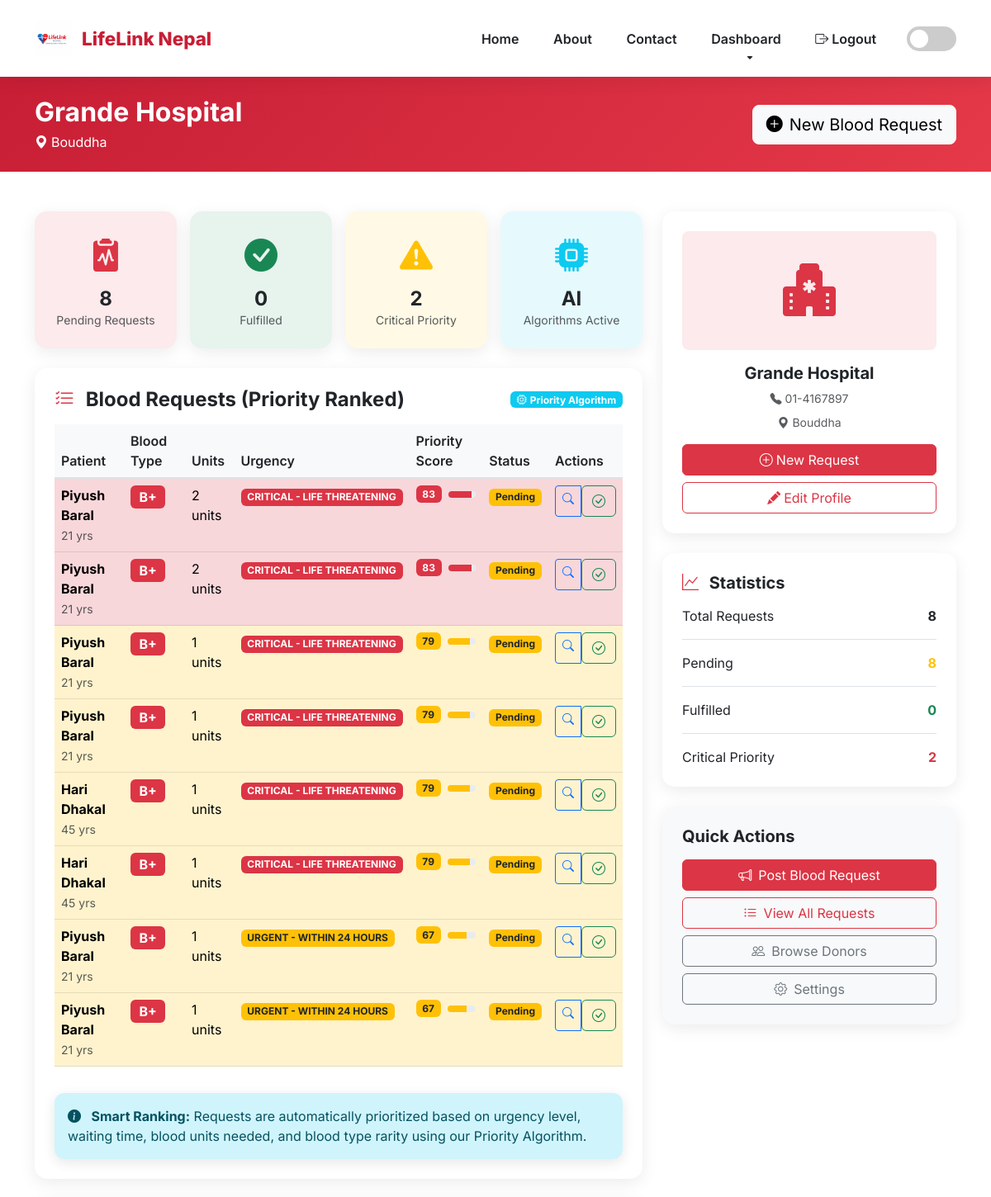
The page /hospitals/dashboard/ (signed in, upper part) on the database as committed earlier.
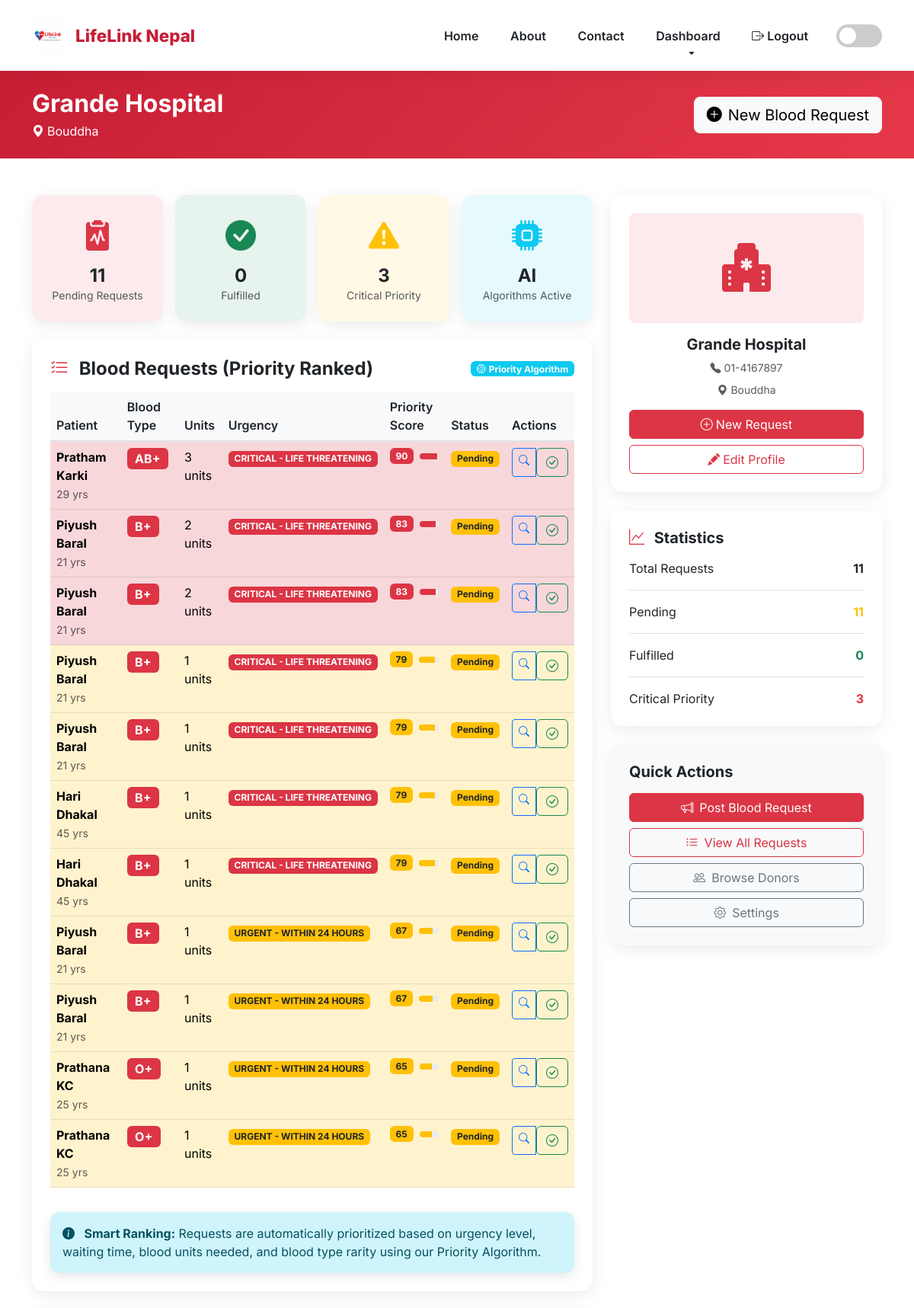
The same page on the database as committed later.
### hospitals/models.py (models this page shows, shortened)
class BloodRequest(models.Model):
    URGENCY_CHOICES = [
        ('critical', 'Critical - Life Threatening'),
        ('urgent', 'Urgent - Within 24 Hours'),
        ('normal', 'Normal - Within 48 Hours'),
    ]
    STATUS_CHOICES = [
        ('pending', 'Pending'),
        ('fulfilled', 'Fulfilled'),
        ('cancelled', 'Cancelled'),
    ]
    BLOOD_TYPE_CHOICES = [
        ('A+', 'A+'), ('A-', 'A-'),
        ('B+', 'B+'), ('B-', 'B-'),
        ('O+', 'O+'), ('O-', 'O-'),
        ('AB+', 'AB+'), ('AB-', 'AB-'),
    ]
    hospital = models.ForeignKey(HospitalProfile, on_delete=models.CASCADE, related_name='blood_requests')
    blood_type = models.CharField(max_length=3, choices=BLOOD_TYPE_CHOICES)
    units_needed = models.IntegerField(default=1)
    urgency_level = models.CharField(max_length=10, choices=URGENCY_CHOICES, default='normal')
    patient_name = models.CharField(max_length=200)
    patient_age = models.IntegerField(null=True, blank=True)
    condition = models.TextField(blank=True, help_text="Patient's medical condition")
    notes = models.TextField(blank=True)
    status = models.CharField(max_length=10, choices=STATUS_CHOICES, default='pending')
    created_at = models.DateTimeField(auto_now_add=True)
    updated_at = models.DateTimeField(auto_now=True)
    required_by = models.DateTimeField(null=True, blank=True)
    class Meta:
        ordering = ['-created_at']
        verbose_name = 'Blood Request'
        verbose_name_plural = 'Blood Requests'

### hospitals/views.py (the view)
# urls.py: path('dashboard/', views.hospital_dashboard, name='hospital_dashboard'),
@role_required('hospital')
def hospital_dashboard(request):
    hospital_profile = request.user.hospitalprofile
    blood_requests = BloodRequest.objects.filter(
        hospital=hospital_profile
    ).order_by('-created_at')
    ranked_requests = run_priority_algorithm(blood_requests)
    context = {
        'hospital': hospital_profile,
        'ranked_requests': ranked_requests,
        'total_requests': blood_requests.count(),
        'pending_count': blood_requests.filter(status='pending').count(),
        'fulfilled_count': blood_requests.filter(status='fulfilled').count(),
        'critical_count': len([r for r in ranked_requests if r['priority_level'] == 'critical']),
    }
    return render(request, 'hospitals/hospital_dashboard.html', context)

### algorithms/priority.py (called while the page is built)
def calculate_urgency_score(urgency_level):
    urgency_mapping = {
        'critical': 100,
        'urgent': 70,
        'normal': 40,
    }
    return urgency_mapping.get(urgency_level, 40)

def calculate_time_score(created_at):
    now = timezone.now()  # This is timezone-aware
    if timezone.is_naive(created_at):
        created_at = timezone.make_aware(created_at)
    time_waiting = now - created_at
    hours_waiting = time_waiting.total_seconds() / 3600
    if hours_waiting >= 24:
        return 100
    elif hours_waiting >= 12:
        return 80
    elif hours_waiting >= 6:
        return 60
    elif hours_waiting >= 3:
        return 40
    elif hours_waiting >= 1:
        return 20
    else:
        return 0

def calculate_units_score(units_needed):
    if units_needed >= 5:
        return 100
    elif units_needed >= 4:
        return 80
    elif units_needed >= 3:
        return 60
    elif units_needed >= 2:
        return 40
    else:
        return 20

### templates/hospitals/hospital_dashboard.html (shortened to what the changed rows need)
{% extends 'base.html' %}
{% load static %}
{% block content %}
<section class="py-4" style="background: linear-gradient(135deg, #c71e35 0%, #e53949 100%);">
    <div class="container">
        <div class="d-flex justify-content-between align-items-center text-white flex-wrap">
            <div class="mb-3 mb-md-0">
                <h2 class="fw-bold mb-1">{{ hospital.hospital_name }}</h2>
            </div>
        </div>
    </div>
</section>
<section class="py-5">
    <div class="container">
        <div class="row">
            <div class="col-lg-8">
                <div class="row g-3 mb-4">
                    <div class="col-md-3 col-6">
                        <div class="info-card text-center bg-danger bg-opacity-10 fade-in-up">
                            <i class="bi bi-clipboard2-pulse-fill text-danger fs-1"></i>
                            <h4 class="fw-bold mt-2 mb-0">{{ pending_count|default:0 }}</h4>
                            <p class="text-muted small mb-0">Pending Requests</p>
                        </div>
                    </div>
                    <div class="col-md-3 col-6">
                        <div class="info-card text-center bg-warning bg-opacity-10 fade-in-up" style="animation-delay: 0.2s;">
                            <i class="bi bi-exclamation-triangle-fill text-warning fs-1"></i>
                            <h4 class="fw-bold mt-2 mb-0">{{ critical_count|default:0 }}</h4>
                            <p class="text-muted small mb-0">Critical Priority</p>
                        </div>
                    </div>
                </div>
                <div class="info-card mb-4 fade-in-up">
                    {% if ranked_requests %}
                        <div class="table-responsive">
                            <table class="table table-hover">
                                <thead>
                                    <tr>
                                        <th>Patient</th>
                                        <th>Blood Type</th>
                                        <th class="d-none d-sm-table-cell">Units</th>
                                        <th>Urgency</th>
                                        <th class="d-none d-md-table-cell">Priority Score</th>
                                        <th>Status</th>
                                        <th>Actions</th>
                                    </tr>
                                </thead>
                                <tbody>
                                    {% for item in ranked_requests %}
                                    <tr class="
                                        {% if item.priority_level == 'critical' %}table-danger
                                        {% elif item.priority_level == 'high' %}table-warning
                                        {% endif %}">
                                        <td>
                                            <strong>{{ item.request.patient_name }}</strong><br>
                                            <small class="text-muted">{{ item.request.patient_age|default:"N/A" }} yrs</small>
                                        </td>
                                        <td><span class="badge bg-danger fs-6">{{ item.request.blood_type }}</span></td>
                                        <td class="d-none d-sm-table-cell">{{ item.request.units_needed }} units</td>
                                        <td>
                                            <span class="badge
                                                {% if item.request.urgency_level == 'critical' %}bg-danger
                                                {% elif item.request.urgency_level == 'urgent' %}bg-warning text-dark
                                                {% else %}bg-success{% endif %}">
                                                {{ item.request.get_urgency_level_display|default:item.request.urgency_level|upper }}
                                            </span>
                                        </td>
                                        <td class="d-none d-md-table-cell">
                                            <div class="d-flex align-items-center">
                                                <span class="badge
                                                    {% if item.priority_level == 'critical' %}bg-danger
                                                    {% elif item.priority_level == 'high' %}bg-warning text-dark
                                                    {% elif item.priority_level == 'medium' %}bg-info
                                                    {% else %}bg-secondary{% endif %} me-2">
                                                    {{ item.priority_score|floatformat:0 }}
                                                </span>
                                                <div class="progress flex-grow-1" style="height: 8px; max-width: 60px;">
                                                    <div class="progress-bar
                                                        {% if item.priority_score >= 80 %}bg-danger
                                                        {% elif item.priority_score >= 60 %}bg-warning
                                                        {% else %}bg-info{% endif %}"
                                                        style="width: {{ item.priority_score }}%"></div>
                                                </div>
                                            </div>
                                        </td>
                                        <td>
                                            <span class="badge
                                                {% if item.request.status == 'fulfilled' %}bg-success
                                                {% elif item.request.status == 'pending' %}bg-warning text-dark
                                                {% else %}bg-secondary{% endif %}">
                                                {{ item.request.get_status_display|default:item.request.status }}
                                            </span>
                                        </td>
                                        <td>
                                            <div class="btn-group btn-group-sm">
                                                <a href="{% url 'view_blood_request' item.request.id %}"
                                                   class="btn btn-outline-primary"
                                                   title="View & Find Donors">
                                                    <i class="bi bi-search"></i>
                                                </a>
                                                {% if item.request.status == 'pending' %}
                                                <form method="post" action="{% url 'mark_fulfilled' item.request.id %}" style="display:inline" class="fulfill-form">
                                                    <button type="submit" class="btn btn-outline-success" title="Mark as Fulfilled" onclick="return confirm('Mark this request as fulfilled?')">
                                                        <i class="bi bi-check-circle"></i>
                                                    </button>
                                                </form>
                                                {% endif %}
                                            </div>
                                        </td>
                                    </tr>
                                    {% endfor %}
                                </tbody>
                            </table>
                        </div>
                    {% endif %}
                </div>
            </div>
            <div class="col-lg-4">
                <div class="info-card fade-in-up mb-4" style="animation-delay: 0.1s;">
                    <div class="d-flex justify-content-between mb-3 pb-3 border-bottom">
                        <span>Total Requests</span>
                        <span class="fw-bold">{{ total_requests|default:0 }}</span>
                    </div>
                    <div class="d-flex justify-content-between mb-3 pb-3 border-bottom">
                        <span>Pending</span>
                        <span class="fw-bold text-warning">{{ pending_count|default:0 }}</span>
                    </div>
                    <div class="d-flex justify-content-between">
                        <span>Critical Priority</span>
                        <span class="fw-bold text-danger">{{ critical_count|default:0 }}</span>
                    </div>
                </div>
            </div>
        </div>
    </div>
</section>
{% endblock %}

Rows that differ between the two databases and show on the page:
added BloodRequest: request.patient_name "Pratham Karki", request.patient_age "29", request.blood_type "AB+", request.units_needed "3", request.urgency_level "CRITICAL - LIFE THREATENING", priority_score "90", {{ item.priority_score }} 90.0 (drawn), request.status "Pending"
added BloodRequest: request.patient_name "Prathana KC", request.patient_age "25", request.blood_type "O+", request.units_needed "1", request.urgency_level "URGENT - WITHIN 24 HOURS", priority_score "65", {{ item.priority_score }} 65.0 (drawn), request.status "Pending"
added BloodRequest: request.patient_name "Prathana KC", request.patient_age "25", request.blood_type "O+", request.units_needed "1", request.urgency_level "URGENT - WITHIN 24 HOURS", priority_score "65", {{ item.priority_score }} 65.0 (drawn), request.status "Pending"
Other text that changed with them:
{{ pending_count|default:0 }}: "8" → "11"
{{ critical_count|default:0 }}: "2" → "3"
{{ total_requests|default:0 }}: "8" → "11"
